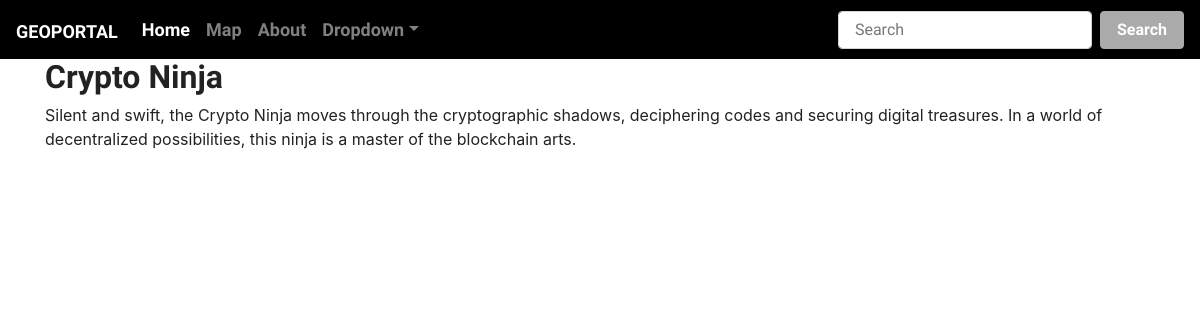
The page /articles/4/ on the database its author committed.
### MyGIS/models.py (models this page shows, shortened)
class Articles(models.Model):
    title = models.CharField(max_length=200)
    text = models.TextField()
    user = models.ForeignKey(User, on_delete=models.DO_NOTHING)

### MyGIS/views.py (the view)
# urls.py: re_path(r'^articles/(?P<article_id>[0-9]+)/$', views.show_articles, name='article'),
def show_articles(request, article_id):
    article = get_object_or_404(Articles, id=article_id)
    return render(request, 'MyGIS/article.html', {'article': article})

### MyGIS/templates/MyGIS/article.html (shortened to what this page needs)
{% extends 'MyGIS/base.html' %}
{% block content %}
    <h2> {{ article.title}}</h2>
    <p>{{ article.text | safe }}</p>
{% endblock %}

### rows shown on the page
Articles: title "Crypto Ninja", text "Silent and swift, the Crypto Ninja moves through the cryptographic shadows, deciphering codes and securing digital treasures. In a world of decentralized possibilities, this ninja is a master of the blockchain arts."
